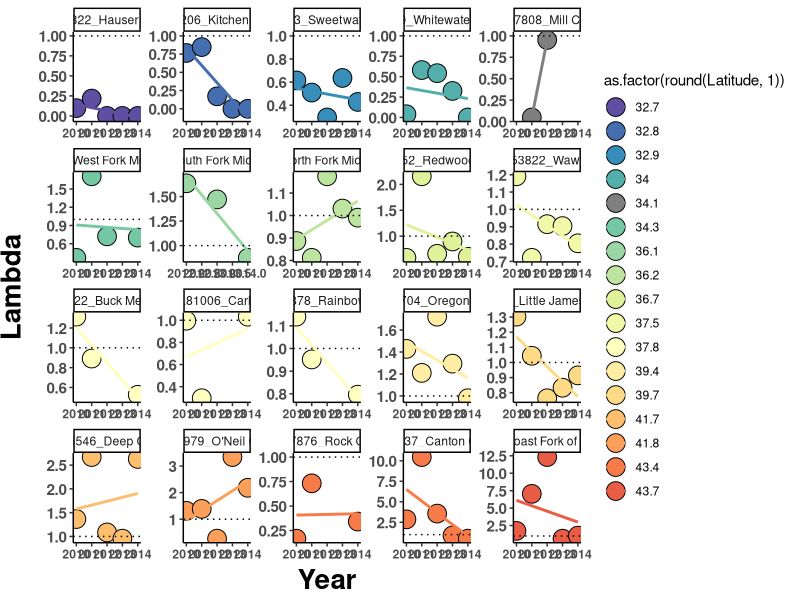

The R source for this figure: (Note: this script raises an error after producing the figure.)
#### PROJECT: Evolutionary rescue of Mimulus cardinalis populations during extreme drought
#### PURPOSE OF THIS SCRIPT: Produce demography graphs for publication
#### AUTHOR: Amy Angert & Daniel Anstett
#### DATE LAST MODIFIED: 20240627


#*******************************************************************************
#### 0. Clean workspace and load required packages
#*******************************************************************************

# Remove objects and clear workspace
rm(list = ls(all=TRUE))

# Make vector of packages needed
packages_needed <- c("tidyverse", "RColorBrewer","cowplot")

# Install packages needed (if not already installed)
for (i in 1:length(packages_needed)){
  if(!(packages_needed[i] %in% installed.packages())){install.packages(packages_needed[i])}
}

# Load packages needed
for (i in 1:length(packages_needed)){
  library(packages_needed[i], character.only = TRUE)
}


#*******************************************************************************
### 1. Read in lambda estimates for each site and year 
#*******************************************************************************
dat <- read.csv("data/demography data/siteYear.lambda_2010-2019.csv") %>% 
  mutate(Site.Name=paste(Latitude,Site, sep = "_")) 

# add color ramp column
color <- read_csv("data/genomic_data/pop_meta_data.csv") %>% 
  dplyr::select(Site, Lat.Color) %>% 
  unique()

dat <- left_join(dat, color)

dat_pre <- dat %>% filter(Year<2012)
dat_drought <- dat %>% filter(between(Year,2012,2014))
dat_recovery <- dat %>% filter(between(Year,2015,2017))
dat_post <- dat %>% filter(Year>2017)
dat_decline <- dat %>% filter(Year<2015)

#*******************************************************************************
### 1. Visualize declines over time for all sites (Fig S1)
#*******************************************************************************

#Decline only
ggplot(dat_decline, aes(x=Year, y=lambda)) +
  geom_point(aes(fill=as.factor(round(Latitude, 1))), shape=21, size=6) +
  geom_smooth(method=lm, se=FALSE, aes(color=as.factor(round(Latitude, 1)))) + 
  scale_color_manual(values=rev(unique(dat_decline$Lat.Color)), aesthetics = c("color", "fill")) +
  scale_y_continuous(name="Lambda")+ scale_x_continuous(name="Year")+
  geom_hline(yintercept=1, linetype="dotted") +
  facet_wrap(~Site.Name, scale="free") + theme_classic() + theme(
    #facet_wrap(~Site.Lat, scale="free") + theme_classic() + theme(
    axis.text.x = element_text(face="bold"),
    axis.text.y = element_text(size=11,face="bold"),
    axis.title.x = element_text(color="black", size=20, vjust = 0.5, face="bold"),
    axis.title.y = element_text(color="black", size=20,vjust = 2, face="bold",hjust=0.5))
#+
#theme(strip.background = element_blank(), strip.text.x = element_blank(),
#     legend.title = element_blank())

ggsave("Graphs/Demography/01_decline.pdf",width=14, height = 8, units = "in")


#*******************************************************************************
### 3. Visualize estimates over time for all sites (Fig S9)
#*******************************************************************************

#Decline & Recovery
ggplot(dat, aes(x=Year, y=lambda)) +
  geom_point(data=filter(dat, Year<2012), col="grey") +
  geom_point(data=filter(dat, between(Year,2012,2014)), col="red") +
  geom_point(data=filter(dat, between(Year,2015,2017)), col="blue") +
  geom_point(data=filter(dat, Year>2017), col="grey") +
  scale_y_continuous(name="Lambda")+ scale_x_continuous(name="Year")+
  geom_hline(yintercept=1, linetype="dotted") +
  facet_wrap(~Site.Name, scale="free") + theme_classic() + theme(
  #facet_wrap(~Site.Lat, scale="free") + theme_classic() + theme(
    axis.text.x = element_text(face="bold"),
    axis.text.y = element_text(size=11,face="bold"),
    axis.title.x = element_text(color="black", size=20, vjust = 0.5, face="bold"),
    axis.title.y = element_text(color="black", size=20,vjust = 2, face="bold",hjust=0.5))
#+
#theme(strip.background = element_blank(), strip.text.x = element_blank(),
#     legend.title = element_blank())

ggsave("Graphs/Demography/01_decline_recovery.pdf",width=14, height = 8, units = "in")


#*******************************************************************************
### 4. Visualize estimates over time for select sites
#*******************************************************************************

#Kitchen creek
dat_kitchen <- dat %>% filter(Paper_ID==15)
plot_1 <- ggplot(dat_kitchen, aes(x=Year, y=lambda)) + geom_point(size=2) +
  geom_smooth(data=filter(dat_kitchen, Year<2015), method="lm", se=FALSE, col="red") +
  geom_smooth(data=filter(dat_kitchen, Year>2014), method="lm", se=FALSE, col="blue") +
  scale_y_continuous(name="Lambda")+ scale_x_continuous(name="")+
  geom_hline(yintercept=1, linetype="dotted") + theme_classic() + theme(
    #facet_wrap(~Site.Lat, scale="free") + theme_classic() + theme(
    axis.text.x = element_text(size=18,face="bold"),
    axis.text.y = element_text(size=18,face="bold"),
    axis.title.x = element_text(color="black", size=20, vjust = 0.5, face="bold"),
    axis.title.y = element_text(color="black", size=22,vjust = 2, face="bold",hjust=0.5))
ggsave("Graphs/Demography/sites/01_kitchen.pdf",width=6, height = 4, units = "in")

#Wawona
dat_Wawona <- dat %>% filter(Paper_ID==5)
plot_2 <- ggplot(dat_Wawona, aes(x=Year, y=lambda)) + geom_point(size=2) +
  geom_smooth(data=filter(dat_Wawona, Year<2015), method="lm", se=FALSE, col="red") +
  geom_smooth(data=filter(dat_Wawona, Year>2014), method="lm", se=FALSE, col="blue") +
  scale_y_continuous(name="Lambda")+ scale_x_continuous(name="")+
  geom_hline(yintercept=1, linetype="dotted") + theme_classic() + theme(
    #facet_wrap(~Site.Lat, scale="free") + theme_classic() + theme(
    axis.text.x = element_text(size=18,face="bold"),
    axis.text.y = element_text(size=18,face="bold"),
    axis.title.x = element_text(color="black", size=20, vjust = 0.5, face="bold"),
    axis.title.y = element_text(color="black", size=22,vjust = 2, face="bold",hjust=0.5))
ggsave("Graphs/Demography/sites/02_wawona.pdf",width=6, height = 4, units = "in")

#Little Jamison
dat_little <- dat %>% filter(Paper_ID==7)
plot_3 <- ggplot(dat_little, aes(x=Year, y=lambda)) + geom_point(size=2) +
  geom_smooth(data=filter(dat_little, Year<2015), method="lm", se=FALSE, col="red") +
  geom_smooth(data=filter(dat_little, Year>2014), method="lm", se=FALSE, col="blue") +
  scale_y_continuous(name="Lambda")+ scale_x_continuous(name="")+
  geom_hline(yintercept=1, linetype="dotted") + theme_classic() + theme(
    #facet_wrap(~Site.Lat, scale="free") + theme_classic() + theme(
    axis.text.x = element_text(size=18,face="bold"),
    axis.text.y = element_text(size=18,face="bold"),
    axis.title.x = element_text(color="black", size=20, vjust = 0.5, face="bold"),
    axis.title.y = element_text(color="black", size=22,vjust = 2, face="bold",hjust=0.5))
ggsave("Graphs/Demography/sites/03_little_jamison.pdf",width=6, height = 4, units = "in")

#Coast Fork of Willamette
dat_coast <- dat %>% filter(Paper_ID==55)
plot_4 <- ggplot(dat_coast, aes(x=Year, y=lambda)) + geom_point(size=2) +
  geom_smooth(data=filter(dat_coast, Year<2015), method="lm", se=FALSE, col="red") +
  geom_smooth(data=filter(dat_coast, Year>2014), method="lm", se=FALSE, col="blue") +
  scale_y_continuous(name="Lambda")+ scale_x_continuous(name="")+
  geom_hline(yintercept=1, linetype="dotted") + theme_classic() + theme(
    #facet_wrap(~Site.Lat, scale="free") + theme_classic() + theme(
    axis.text.x = element_text(size=18,face="bold"),
    axis.text.y = element_text(size=18,face="bold"),
    axis.title.x = element_text(color="black", size=20, vjust = 0.5, face="bold"),
    axis.title.y = element_text(color="black", size=22,vjust = 2, face="bold",hjust=0.5))
ggsave("Graphs/Demography/sites/04_coast_fork.pdf",width=6, height = 4, units = "in")


#*******************************************************************************
### 5. Visualize decline over time for select sites (Fig 1D)
#*******************************************************************************

#Little Jamison
dat_little <- dat %>% filter(Paper_ID==7) %>% filter(Year<2015)
plot_3 <- ggplot(dat_little, aes(x=Year, y=lambda)) + geom_point(size=4,shape=21,fill="#9BD7A4") +
  geom_smooth(data=filter(dat_little, Year<2015), method="lm", se=FALSE, col="#9BD7A4",size=1.5) +
  #geom_smooth(data=filter(dat_little, Year>2014), method="lm", se=FALSE, col="blue") +
  scale_y_continuous(name="Lambda")+ scale_x_continuous(name="")+
  geom_hline(yintercept=1, linetype="dotted",size=0.8) + theme_classic() + theme(
    #facet_wrap(~Site.Lat, scale="free") + theme_classic() + theme(
    axis.text.x = element_text(size=18,face="bold"),
    axis.text.y = element_text(size=18,face="bold"),
    axis.title.x = element_text(color="black", size=20, vjust = 0.5, face="bold"),
    axis.title.y = element_text(color="black", size=22,vjust = 2, face="bold",hjust=0.5))
plot_3
ggsave("Graphs/Demography/sites/05_little_jamison.pdf",width=5, height = 4, units = "in")
